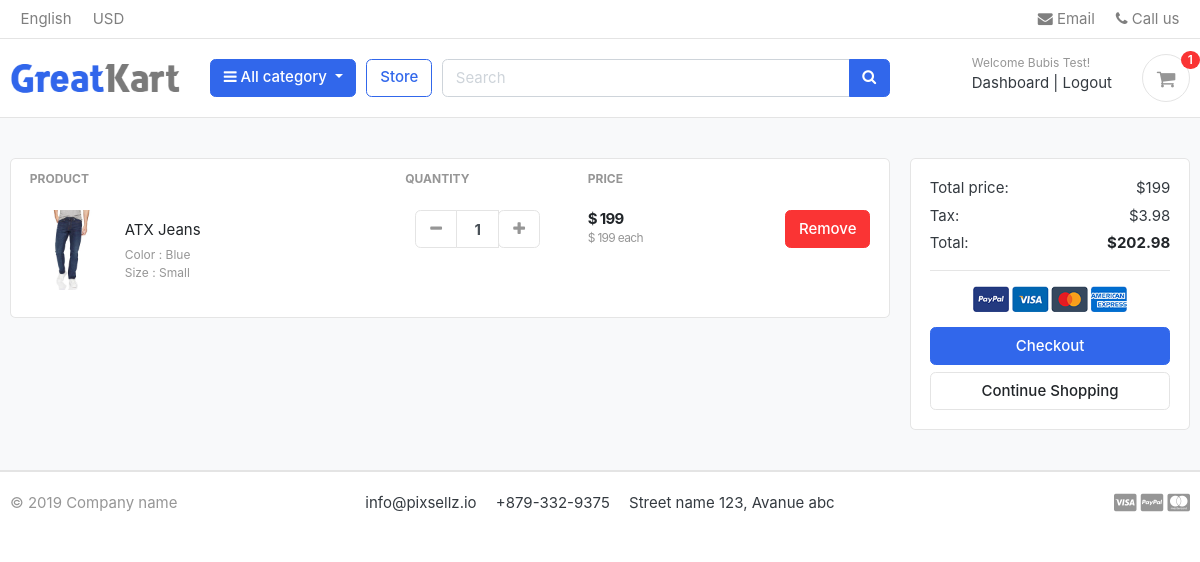
The page /cart/ (signed in) on the database as committed earlier.
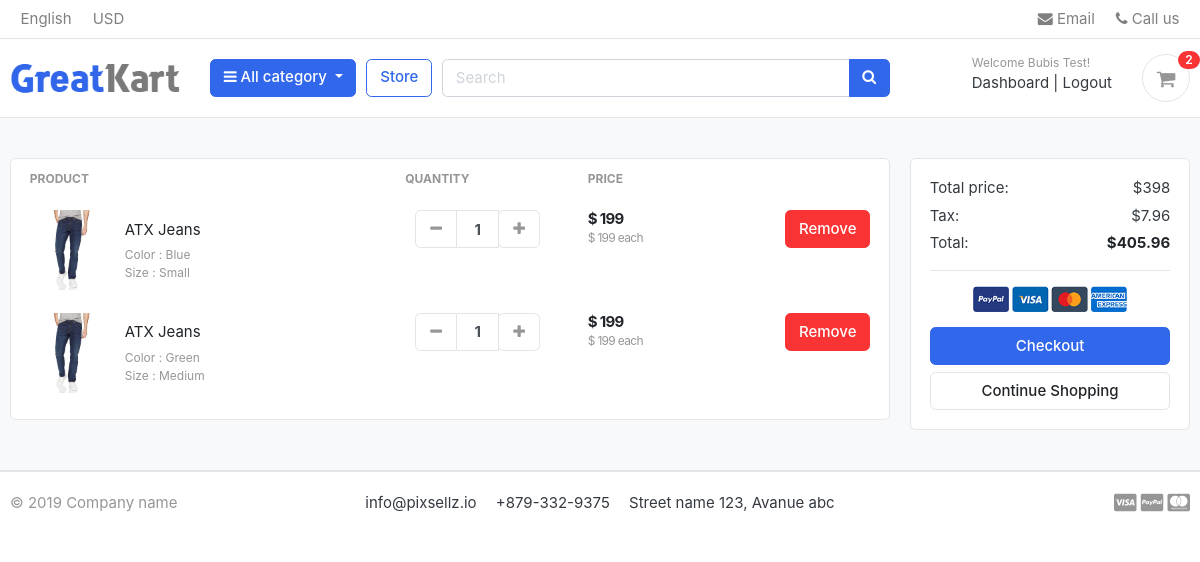
The same page on the database as committed later.
### accounts/models.py (models this page shows, shortened)
class Account(AbstractBaseUser):
    first_name      = models.CharField(max_length=50)
    last_name       = models.CharField(max_length=50)
    username        = models.CharField(max_length=50, unique=True)
    email           = models.EmailField(max_length=100, unique=True)
    phone_number    = models.CharField(max_length=50)
    date_joined     = models.DateTimeField(auto_now_add=True)
    last_login      = models.DateTimeField(auto_now_add=True)
    is_admin        = models.BooleanField(default=False)
    is_staff        = models.BooleanField(default=False)
    is_active       = models.BooleanField(default=False)
    is_superadmin   = models.BooleanField(default=False)
    USERNAME_FIELD = 'email'
    REQUIRED_FIELDS = ['username','first_name','last_name']
    objects = MyAccountManager()

### carts/models.py (models this page shows, shortened)
class CartItem(models.Model):
    user = models.ForeignKey(Account, on_delete=models.CASCADE, null=True)
    product = models.ForeignKey(Product, on_delete=models.CASCADE)
    variations = models.ManyToManyField(Variation,blank=True)
    cart = models.ForeignKey(Cart, on_delete=models.CASCADE, null=True)
    quantity = models.IntegerField()
    is_active = models.BooleanField(default=True)
    def sub_total(self):
        return self.product.price * self.quantity

### store/models.py (models this page shows, shortened)
class Product(models.Model):
    product_name = models.CharField(max_length=200, unique=True)
    slug = models.SlugField(max_length=200, unique=True)
    description = models.TextField(max_length=500, blank=True)
    price = models.IntegerField()
    images = models.ImageField(upload_to='photos/products')
    stock = models.IntegerField()
    is_available = models.BooleanField(default=True)
    category = models.ForeignKey(Category, on_delete=models.CASCADE)
    created_date = models.DateTimeField(auto_now_add=True)
    modified_date = models.DateTimeField(auto_now=True)
    def get_url(self):
        return reverse('product_detail', args = [self.category.slug, self.slug])

class Variation(models.Model):
    product = models.ForeignKey(Product, on_delete= models.CASCADE)  # Cascade as if the product is deleted, the variations of the product are also deleted.
    variation_category = models.CharField(max_length=100, choices=variation_category_choice)
    variation_value = models.CharField(max_length=100)
    is_active = models.BooleanField(default=True)
    created_at = models.DateTimeField(auto_now=True)
    objects = VariationManager()

### carts/views.py (the view)
# urls.py: path('', views.cart, name='cart'),
def cart(request, total=0, quantity=0, cart_items=None):
    try:
        tax = 0
        grand_total = 0
        if request.user.is_authenticated:
            cart_items = CartItem.objects.filter(user=request.user, is_active=True)
        else:
            cart = Cart.objects.get(cart_id=_cart_id(request))
            cart_items = CartItem.objects.filter(cart=cart,is_active=True)
        for cart_item in cart_items:
            total += (cart_item.product.price * cart_item.quantity)
            quantity += cart_item.quantity
        tax = (2 * total)/100
        grand_total = total + tax
    except ObjectDoesNotExist:
        pass # Just ignore
    context = {
        'total': total, 'quantity': quantity, 'cart_items': cart_items, 'tax': tax, 'grand_total': grand_total,
    }
    return render(request, 'store/cart.html', context)

### carts/context_processors.py (called while the page is built)
def counter(request):
    cart_count = 0
    if 'admin' in request.path:
        return {}
    else:
        try:
            cart = Cart.objects.filter(cart_id=_cart_id(request))
            if request.user.is_authenticated:
                cart_items = CartItem.objects.all().filter(user=request.user)
            else:
                cart_items = CartItem.objects.all().filter(cart=cart[:1]) # [:1] so even if you have many cart ids it takes the last one.
            for cart_item in cart_items:
                cart_count += cart_item.quantity
        except Cart.DoesNotExist:
            cart_count = 0
    return dict(cart_count=cart_count)

### carts/views.py (called while the page is built)
def _cart_id(request): #private function starts with _ in the name.
    cart = request.session.session_key
    if not cart:
        cart = request.session.create()
    return cart

### category/context_processors.py (called while the page is built)
def menu_links(request):
    links = Category.objects.all()
    return dict(links=links)

### category/models.py (called while the page is built)
    def get_url(self):
        return reverse('products_by_category', args=[self.slug])

### templates/store/cart.html (shortened to what this page needs)
{% extends 'base.html' %}
{% load static %}
{% block content %}
<section class="section-content padding-y bg">
<div class="container">
{% if not cart_items %}
	<h2 class="text-center">Your shopping cart is empty.</h2>
	<br>
	<div class='text-center'>
		<a href="{% url 'store' %}" class="btn btn-primary">Continue Shopping</a>
	</div>
{% else %}
<div class="row">
	<aside class="col-lg-9">
<div class="card">
<table class="table table-borderless table-shopping-cart">
<thead class="text-muted">
<tr class="small text-uppercase">
  <th scope="col">Product</th>
  <th scope="col" width="120">Quantity</th>
  <th scope="col" width="120">Price</th>
  <th scope="col" class="text-right" width="200"> </th>
</tr>
</thead>
<tbody>
{% for cart_item in cart_items %}
<tr>
	<td>
		<figure class="itemside align-items-center">
			<div class="aside"><img src="{{ cart_item.product.images.url }}" class="img-sm"></div>
			<figcaption class="info">
				<a href="{{ cart_item.product.get_url }}" class="title text-dark">{{ cart_item.product.product_name }}</a>
				<p class="text-muted small">
					{% if cart_item.variations.all %}
						{% for item in cart_item.variations.all %}
							{{ item.variation_category | capfirst }} : {{ item.variation_value | capfirst }} <br>
						{% endfor %}
					{% endif %}
				</p>
			</figcaption>
		</figure>
	</td>
	<td>
					<div class="col">
						<div class="input-group input-spinner">
							<div class="input-group-prepend">
							<a href="{% url 'remove_cart' cart_item.product.id cart_item.id %}" class="btn btn-light" type="button" id="button-plus"> <i class="fa fa-minus"></i> </a>
							</div>
							<input type="text" class="form-control"  value="{{ cart_item.quantity }}">
							<div class="input-group-append">
								<form action="{% url 'add_cart' cart_item.product.id %}" method="POST">
									<button class="btn btn-light" type="submit" id="button-minus"> <i class="fa fa-plus"></i> </button>
								</form>
							</div>
						</div>
					</div>
	</td>
	<td>
		<div class="price-wrap">
			<var class="price">$ {{ cart_item.sub_total }} </var>
			<small class="text-muted"> $ {{ cart_item.product.price }} each </small>
		</div>
	</td>
	<td class="text-right">
	<a href="{% url 'remove_cart_item' cart_item.product.id cart_item.id %}" onclick="return confirm('Are you sure you want to delete this item?')" class="btn btn-danger"> Remove</a>
	</td>
</tr>
{% endfor %}
</tbody>
</table>
</div>
	</aside>
	<aside class="col-lg-3">
		<div class="card">
		<div class="card-body">
			<dl class="dlist-align">
			  <dt>Total price:</dt>
			  <dd class="text-right">${{ total }}</dd>
			</dl>
			<dl class="dlist-align">
			  <dt>Tax:</dt>
			  <dd class="text-right"> ${{ tax }}</dd>
			</dl>
			<dl class="dlist-align">
			  <dt>Total:</dt>
			  <dd class="text-right text-dark b"><strong>${{ grand_total }}</strong></dd>
			</dl>
			<hr>
			<p class="text-center mb-3">
				<img src="{% static './images/misc/payments.png' %}" height="26">
			</p>
			<a href="{% url 'checkout' %}" class="btn btn-primary btn-block"> Checkout </a>
			<a href="{% url 'store' %}" class="btn btn-light btn-block">Continue Shopping</a>
		</div>
		</div>
</aside>
</div>
{% endif %}
</div>
</section>
{% endblock %}

### templates/base.html (shortened to what this page needs)
{% load static %}
<!DOCTYPE HTML>
<html lang="en">
<head>
<link href= {% static "css/bootstrap.css" %} rel="stylesheet" type="text/css"/>
<link href= {% static "fonts/fontawesome/css/all.min.css" %} type="text/css" rel="stylesheet">
<link href= {% static "css/ui.css" %}  rel="stylesheet" type="text/css"/>
<link href= {% static "css/responsive.css" %} rel="stylesheet" media="only screen and (max-width: 1200px)" />
<link href="{% static 'css/custom.css' %}" rel="stylesheet" type="text/css"/>
<link rel="stylesheet" href="https://cdnjs.cloudflare.com/ajax/libs/font-awesome/4.7.0/css/font-awesome.min.css">
</head>
<body>
{% include 'includes/navbar.html' %}
{% block content %}{% endblock %}
{% include 'includes/footer.html' %}

### templates/includes/navbar.html (shortened to what this page needs)
{% load static %}
<header class="section-header">
<nav class="navbar p-md-0 navbar-expand-sm navbar-light border-bottom">
<div class="container">
  <div class="collapse navbar-collapse" id="navbarTop4">
    <ul class="navbar-nav mr-auto">
      <li class="nav-item dropdown">
      <a href="#" class="nav-link">   English </a>
    </li>
    <li class="nav-item dropdown">
      <a href="#" class="nav-link"> USD </a>
    </li>
    </ul>
    <ul class="navbar-nav">
    <li><a href="#" class="nav-link"> <i class="fa fa-envelope"></i> Email </a></li>
    <li><a href="#" class="nav-link"> <i class="fa fa-phone"></i> Call us </a></li>
  </ul>
  </div>
</div>
</nav>
<section class="header-main border-bottom">
  <div class="container">
<div class="row align-items-center">
  <div class="col-lg-2 col-md-3 col-6">
    <a href="{% url 'home' %}" class="brand-wrap">
      <img class="logo" src={% static "./images/logo.png" %}>
    </a>
  </div>
  <div class="col-lg col-sm col-md col-6 flex-grow-0">
    <div class="category-wrap dropdown d-inline-block float-right">
      <button type="button" class="btn btn-primary dropdown-toggle" data-toggle="dropdown">
        <i class="fa fa-bars"></i> All category
      </button>
    </div>
  </div>
  <a href="{% url 'store' %}" class="btn btn-outline-primary">Store</a>
  <div class="col-lg  col-md-6 col-sm-12 col">
    <form action="{% url 'search' %}" class="search" method='GET'>
      <div class="input-group w-100">
          <input type="text" class="form-control" style="width:60%;" placeholder="Search" name='keyword'>
          <div class="input-group-append">
            <button class="btn btn-primary" type="submit">
              <i class="fa fa-search"></i>
            </button>
          </div>
        </div>
    </form>
  </div>
  <div class="col-lg-3 col-sm-6 col-8 order-2 order-lg-3">
        <div class="d-flex justify-content-end mb-3 mb-lg-0">
          {% if user.id is None %}
          <div class="widget-header">
            <small class="title text-muted">Welcome guest!</small>
            <div>
              <a href="{% url 'login' %}">Sign in</a> <span class="dark-transp"> | </span>
              <a href="{% url 'register' %}"> Register</a>
            </div>
          </div>
          {% else %}
          <div class="widget-header">
            <small class="title text-muted">Welcome {{user.first_name}}!</small>
            <div>
              <a href="{% url 'dashboard' %}">Dashboard</a> <span class="dark-transp"> | </span>
              <a href="{% url 'logout' %}"> Logout</a>
            </div>
          </div>
          {% endif %}
          <a href="{% url 'cart' %}" class="widget-header pl-3 ml-3">
            <div class="icon icon-sm rounded-circle border"><i class="fa fa-shopping-cart"></i></div>
            <span class="badge badge-pill badge-danger notify">{{cart_count}}</span>
          </a>
        </div>
      </div>
</div>
  </div>
</section>
</header>

### templates/includes/footer.html (shortened to what this page needs)
<footer class="section-footer border-top">
	<div class="container">
		<section class="footer-bottom border-top row">
			<div class="col-md-2">
				<p class="text-muted"> &copy 2019 Company name </p>
			</div>
			<div class="col-md-8 text-md-center">
				<span  class="px-2">info@pixsellz.io</span>
				<span  class="px-2">+879-332-9375</span>
				<span  class="px-2">Street name 123, Avanue abc</span>
			</div>
			<div class="col-md-2 text-md-right text-muted">
				<i class="fab fa-lg fa-cc-visa"></i>
				<i class="fab fa-lg fa-cc-paypal"></i>
				<i class="fab fa-lg fa-cc-mastercard"></i>
			</div>
		</section>
	</div>
</footer>
</head>
</body>
</html>

### static/css/ui.css (style rules this page uses)
html { font-family: "Inter", sans-serif; font-size: 15px; }
.price-wrap { letter-spacing: -0.7px; }
.icon-xs, .icon-sm, .icon-md, .icon-lg { display: inline-block; text-align: center; flex-shrink: 0; flex-grow: 0; }
.icon-sm { width: 48px; height: 48px; line-height: 48px !important; font-size: 20px; }
.img-xs, .img-sm, .img-md, .img-lg { -o-object-fit: cover; object-fit: cover; flex-shrink: 0; flex-grow: 0; }
.img-sm { width: 80px; height: 80px; }
.padding-y { padding-top: 40px; padding-bottom: 40px; }
var { font-style: normal; }
figure { margin-bottom: 0; }
.bg { background-color: #f8f9fa; }
.b { font-weight: 600; }
p:last-child { margin-bottom: 0; }
.header-main { position: relative; padding-top: 1rem; padding-bottom: 1rem; }
.brand-wrap .logo, .navbar-brand .logo { margin-right: 7px; max-height: 42px; display: inline-block; }
.widget-header { display: inline-block; vertical-align: middle; position: relative; }
.widget-header a { color: #343a40; }
.widget-header i { color: #969696; }
.widget-header .title { display: block; }
.widget-header .notify { position: absolute; top: -3px; right: -10px; }
.footer-bottom { padding-top: 20px; padding-bottom: 20px; }
.btn-light { background-color: #fff; border-color: #e4e4e4; }
.btn-light i { color: #969696; }
.itemside { position: relative; display: flex; width: 100%; }
.itemside .aside { position: relative; flex-shrink: 0; }
.itemside .info { padding-left: 15px; padding-right: 7px; }
.itemside p { margin-bottom: 0; }
.itemside .title { display: block; margin-bottom: 5px; color: #212529; }
[class*=dlist-] { margin-bottom: 5px; }
[class*=dlist-] dd { margin-bottom: 0; }
.dlist-align { display: flex; }
.dlist-align dt { width: 150px; word-wrap: break-word; font-weight: normal; }
.dlist-align dd { flex-grow: 1; }
.notify { position: absolute; top: -4px; right: -10px; display: inline-block; padding: 0.25em 0.6em; font-size: 12px; line-height: 1; text-align: center; border-radius: 3rem; color: #fff; background-color: #fa3434; }
.price { font-weight: 600; color: #212529; }
.input-spinner { width: 125px; flex-wrap: nowrap; display: inline-flex; vertical-align: middle; }
.input-spinner input.form-control { text-align: center; max-width: 46px; font-weight: bold; flex-basis: 46px; border-color: #e4e4e4; flex-grow: 0; }
.input-spinner .btn { width: 42px; text-align: center; padding-left: 0.5rem; padding-right: 0.5rem; }
.table-shopping-cart.table td, .table-shopping-cart.table th { padding-left: 1.25rem; padding-right: 1.25rem; }
.table-shopping-cart .price-wrap { line-height: 1.2; }
.table-shopping-cart .price { font-weight: bold; margin-right: 5px; display: block; }

Rows that differ between the two databases and show on the page:
added CartItem: product.images (picture), product.product_name "ATX Jeans", quantity "1", sub_total "199", product.price "199"
now on this page (row unchanged): Variation: variation_category "Color", variation_value "Green", shown under "ATX Jeans"
now on this page (row unchanged): Variation: variation_category "Size", variation_value "Medium", shown under "ATX Jeans"
Other text that changed with them:
{{ cart_count }}: "1" → "2"
{{ total }}: "199" → "398"
{{ tax }}: "3.98" → "7.96"
{{ grand_total }}: "202.98" → "405.96"
